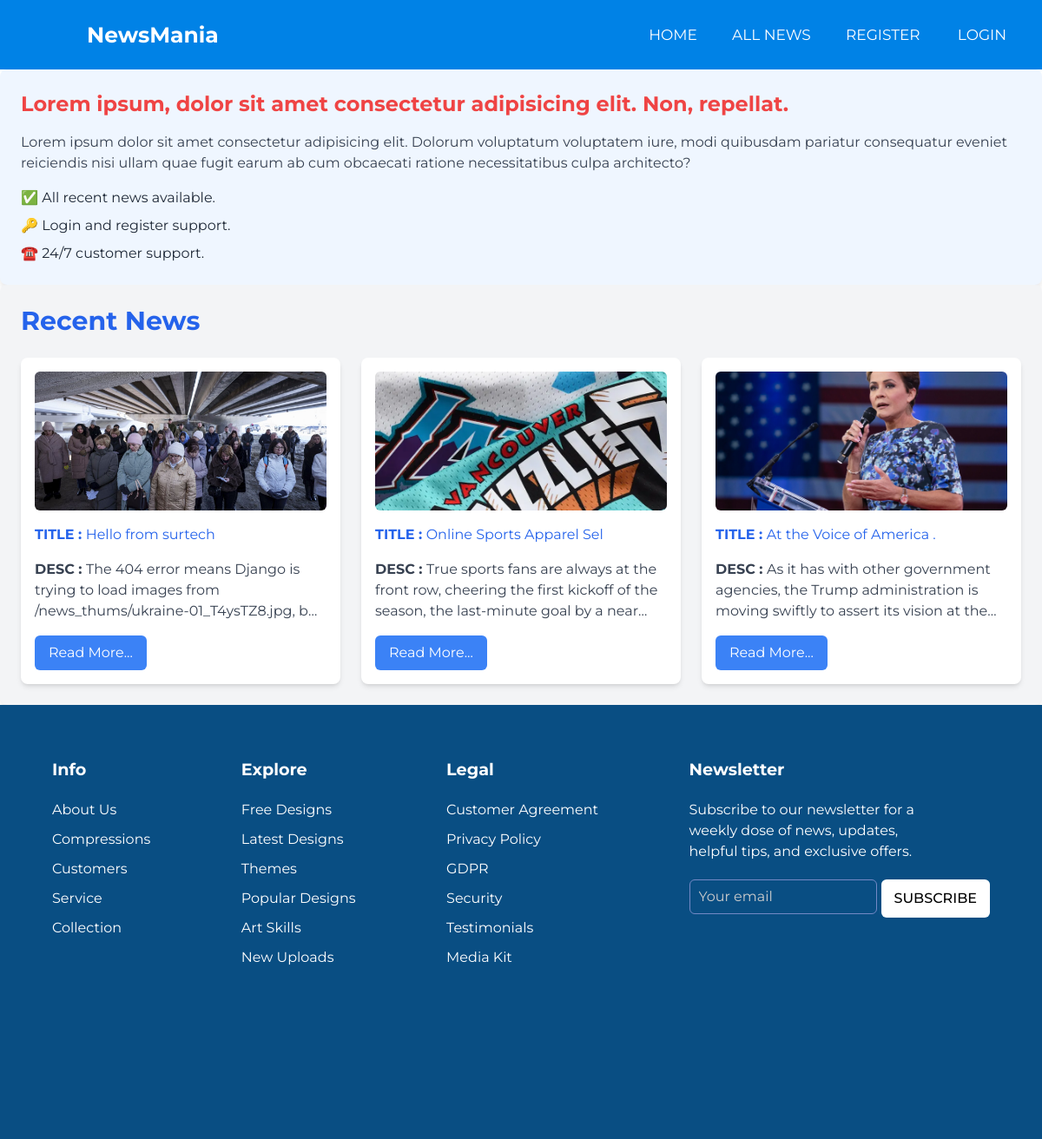
The page / on the database its author committed.
### news/models.py (models this page shows, shortened)
class NewsVarity(models.Model):
    NEWS_TYPE = [
        ('SPOTRS', 'SPORTS'),
        ('BUSINESS', 'BUSINESS'),
        ('TECHNOLOGY', 'TECHNOLOGY'),
        ('POLITICS', 'POLITICS'),
        ('STOCK', 'STOCK'),
    ]
    title = models.CharField(max_length=100, default="default title")
    thumbnail =  models.ImageField(upload_to="news_thums/")
    description  = models.TextField(default="default desc")
    author = models.CharField(max_length=100, default="Unknown")
    created_at  = models.DateTimeField(default=timezone.now)
    category = models.CharField(max_length=20, choices=NEWS_TYPE)

### newsmania/views.py (the view)
# urls.py: 2. Add a URL to urlpatterns:  path('', views.home, name='home')
def home(request):
    news = NewsVarity.objects.all()[:3]
    return render(request, 'home.html', {'news' : news})

### templates/home.html (shortened to what this page needs)
{% extends "layout.html" %}
{% block content %}
<div class="p-6 bg-blue-50 rounded-lg shadow-lg">
    <h1 class="text-red-500 text-2xl font-bold mb-4">Lorem ipsum, dolor sit amet consectetur adipisicing elit. Non, repellat.</h1>
    <p class="text-gray-700 mb-4">
        Lorem ipsum dolor sit amet consectetur adipisicing elit. Dolorum voluptatum voluptatem iure, modi quibusdam pariatur consequatur eveniet reiciendis nisi ullam quae fugit earum ab cum obcaecati ratione necessitatibus culpa architecto?
    </p>
    <ul class="list-disc list-inside space-y-2 text-gray-800">
        <li>✅ All recent news available.</li>
        <li>🔑 Login and register support.</li>
        <li>☎️ 24/7 customer support.</li>
    </ul>
</div>
<div class="p-6 bg-gray-100 rounded-lg shadow-lg">
    <h1 class="text-3xl font-bold text-blue-600 mb-6">Recent News</h1>
    <div class="grid grid-cols-1 sm:grid-cols-2 md:grid-cols-3 gap-6">
        {% for data in news %}
        <div class="bg-white p-4 rounded-lg shadow-md hover:shadow-lg transition">
            <img src={{data.thumbnail.url}} alt="News Image" class="w-full h-40 object-cover rounded-md mb-4">
            <p class=" mb-4 text-blue-600"><span class="font-bold">TITLE : </span>{{ data.title }}</p>
            <p class="text-gray-700 mb-4 line-clamp-3"><span class="font-bold">DESC : </span>{{ data.description }}</p>
            <a href="{% url 'news_details' data.id %}">
                <button class="px-4 py-2 bg-blue-500 text-white rounded-md hover:bg-blue-600 transition">Read More...</button>
            </a>
        </div>
        {% endfor %}
    </div>
</div>
{% endblock content %}

### templates/layout.html (shortened to what this page needs)
{% load static %}
{% load static tailwind_tags %}
<!DOCTYPE html>
<html lang="en">
<head>
    <link rel="stylesheet" href="{% static "layout.css" %}">
    {% tailwind_css %}
</head>
<body>
    <nav>
        <label class="logo">NewsMania</label>
        <ul class="hidden md:flex space-x-6">
          <li><a href="/" class="hover:text-gray-300">Home</a></li>
          <li><a href="/news/all_news/" class="hover:text-gray-300">All News</a></li>
          <li><a href="/accounts/register/" class="hover:text-gray-300">Register</a></li>
          {% if user.is_authenticated %}
              <li class="text-green-400 font-semibold">Welcome, {{ user.username }}</li>
              <li><a href="/accounts/logout/" class="bg-red-500 px-4 py-2 rounded-lg hover:bg-red-600">Logout</a></li>
          {% else %}
              <li><a href="/accounts/login/" class="bg-green-500 px-4 py-2 rounded-lg hover:bg-green-600">Login</a></li>
          {% endif %}
      </ul>
      </nav>
      {% block content %}{% endblock content %}
    <section class="footer relative bottom-0 m-0">
      <div class="footer-row">
        <div class="footer-col">
          <h4>Info</h4>
          <ul class="links">
            <li><a href="#">About Us</a></li>
            <li><a href="#">Compressions</a></li>
            <li><a href="#">Customers</a></li>
            <li><a href="#">Service</a></li>
            <li><a href="#">Collection</a></li>
          </ul>
        </div>
        <div class="footer-col">
          <h4>Explore</h4>
          <ul class="links">
            <li><a href="#">Free Designs</a></li>
            <li><a href="#">Latest Designs</a></li>
            <li><a href="#">Themes</a></li>
            <li><a href="#">Popular Designs</a></li>
            <li><a href="#">Art Skills</a></li>
            <li><a href="#">New Uploads</a></li>
          </ul>
        </div>
        <div class="footer-col">
          <h4>Legal</h4>
          <ul class="links">
            <li><a href="#">Customer Agreement</a></li>
            <li><a href="#">Privacy Policy</a></li>
            <li><a href="#">GDPR</a></li>
            <li><a href="#">Security</a></li>
            <li><a href="#">Testimonials</a></li>
            <li><a href="#">Media Kit</a></li>
          </ul>
        </div>
        <div class="footer-col">
          <h4>Newsletter</h4>
          <p>
            Subscribe to our newsletter for a weekly dose
            of news, updates, helpful tips, and
            exclusive offers.
          </p>
          <form action="#">
            <input type="text" placeholder="Your email" required>
            <button type="submit">SUBSCRIBE</button>
          </form>
        </div>
      </div>
    </section>
</body>
</html>

### static/layout.css (style rules this page uses)
* { padding: 0; margin: 0; text-decoration: none; list-style: none; box-sizing: border-box; }
body { font-family: "Montserrat", sans-serif; }
nav { background: #0082e6; height: 80px; width: 100%; }
label.logo { color: white; font-size: 25px; line-height: 80px; padding: 0 100px; font-weight: bold; }
nav ul { float: right; margin-right: 20px; }
nav ul li { display: inline-block; line-height: 80px; margin: 0 5px; }
nav ul li a { color: white; font-size: 17px; padding: 7px 13px; border-radius: 3px; text-transform: uppercase; }
section { position: relative; bottom: 0; background: url("bg.jpg") no-repeat; background-size: cover; height: calc(100vh - 300px); }
.footer { width: 100%; background: #094e83; border-radius: 0px; min-height: 400px; }
.footer .footer-row { display: flex; flex-wrap: wrap; justify-content: space-between; gap: 3.5rem; padding: 60px; }
.footer-row .footer-col h4 { color: #fff; font-size: 1.2rem; font-weight: 700; }
.footer-col .links { margin-top: 20px; }
.footer-col .links li { list-style: none; margin-bottom: 10px; }
.footer-col .links li a { text-decoration: none; color: #fff; }
.footer-col p { margin: 20px 0; color: white; max-width: 300px; }
.footer-col form { display: flex; gap: 5px; }
.footer-col input { height: 40px; border-radius: 6px; background: none; width: 100%; outline: none; border: 1px solid #7489C6 ; caret-color: #fff; color: #fff; padding-left: 10px; }
.footer-col input::placeholder { color: #ccc; }
.footer-col form button { background: #fff; outline: none; border: none; padding: 10px 15px; border-radius: 6px; cursor: pointer; font-weight: 500; transition: 0.2s ease; }

### rows shown on the page
NewsVarity: thumbnail (picture), title "Hello from surtech", description "The 404 error means Django is trying to load images from /news_thums/ukraine-01_T4ysTZ8.jpg,…"
NewsVarity: thumbnail (picture), title "Online Sports Apparel Sel", description "True sports fans are always at the front row, cheering the first kickoff of the season, the last-minute goal by a…"
NewsVarity: thumbnail (picture), title "At the Voice of America .", description "As it has with other government agencies, the Trump administration is moving swiftly to assert its vision at…"
